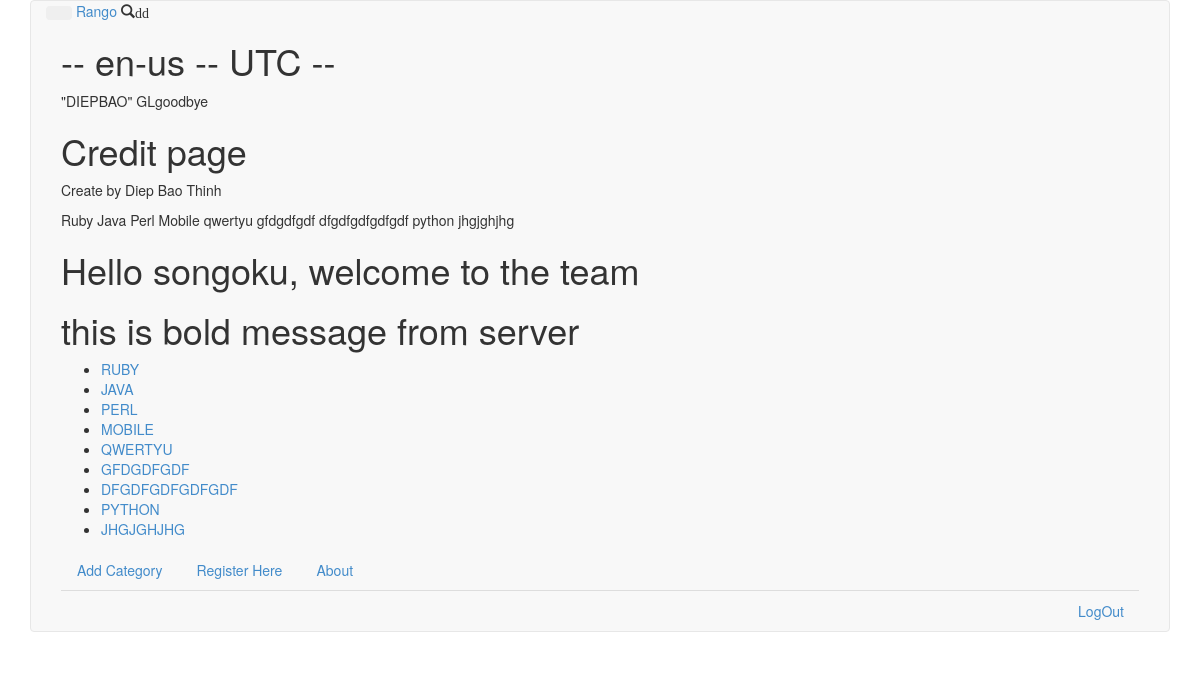
Page /rango/ (signed in) on the committed database.
### rango/models.py (models this page shows, shortened)
class Category(models.Model):
	name  = models.CharField(max_length= 50, unique=True)
	url   = models.URLField(null=True)
	views = models.IntegerField(default=0)

### rango/views.py (the view)
def index(request):
	context_request = RequestContext(request)
	categories = Category.objects.order_by('-views')[:15]
	for category in categories:
		category.url = category.name.replace(' ','_')
	context_dictionary = {'bold_message' : 'this is bold message from server', 'context_details' : context_request, 'categories' : categories}
	return render(request,'rango/index.html',context_dictionary)

### mysite/utils/context_processor.py (called while the page is built)
def media_root(request):
	return {'SETTINGS' :constants}

### rango/templatetags/rango_filters.py (called while the page is built)
@register.filter
def upper(value):
	return value.upper()

### rango/templatetags/rango_templatetags.py (called while the page is built)
def hello_world(parser, token):
	tag_name, format_string = token.split_contents()
	print "format_string is ",format_string
	print "hellonode ", helloNode(format_string)
	return helloNode(format_string)

@register.simple_tag(name="gb")
def goodbye(string_format):
	return string_format + "goodbye"

@register.inclusion_tag('rango/credit.html')
def show_credit():
	all_cate = Category.objects.all()
	return {"hale":"haleluya", "categories" : all_cate}

	def render(self, context):
		return self.format_string.upper()

### templates/rango/index.html (shortened to what this page needs)
{% extends 'rango/base.html' %}
{% load static %}
{% load rango_filters %}
{% load rango_templatetags %}\
	{% block body_block %}
		<h1> {{ MEDIA_ROOT }} -- {{LANGUAGE_CODE}} -- {{TIME_ZONE}} -- {{abcdef}}</h1>
		{% hello "diepbao" %}
		{% gb "GL" %}
		{% show_credit %}
		{% if user.is_authenticated %}
			<h1> Hello {{ user.username }}, welcome to the team </h1>
		{% else %}
			<h1> Welcome guest </h1>
		{% endif %}
		<h1> {{ bold_message }} </h1>
		{% if categories %}
			<ul>
				{% for category in categories %}
					<li><a href="{% url 'rango:category' category.name %}">{{category.name | upper}}</a></li>
				{% endfor %}
			</ul>
		{%else%}
			<strong>There are no categories available</strong>
		{% endif %}
	{% endblock %}

### templates/rango/credit.html
<h1>Credit page</h1>
<p>Create by Diep Bao Thinh </p>
{% for cate in categories %}
	{{ cate.name }}
{% endfor %}

### rows in the picture
Category: name "Ruby", name "RUBY"
Category: name "Java", name "JAVA"
Category: name "Perl", name "PERL"
Category: name "Mobile", name "MOBILE"
Category: name "qwertyu", name "QWERTYU"
Category: name "gfdgdfgdf", name "GFDGDFGDF"
Category: name "dfgdfgdfgdfgdf", name "DFGDFGDFGDFGDF"
Category: name "python", name "PYTHON"
Category: name "jhgjghjhg", name "JHGJGHJHG"

### other values in the picture
{{ LANGUAGE_CODE }} "en-us"
{{ TIME_ZONE }} "UTC"
{{ user.username }} "songoku"
{{ bold_message }} "this is bold message from server"
